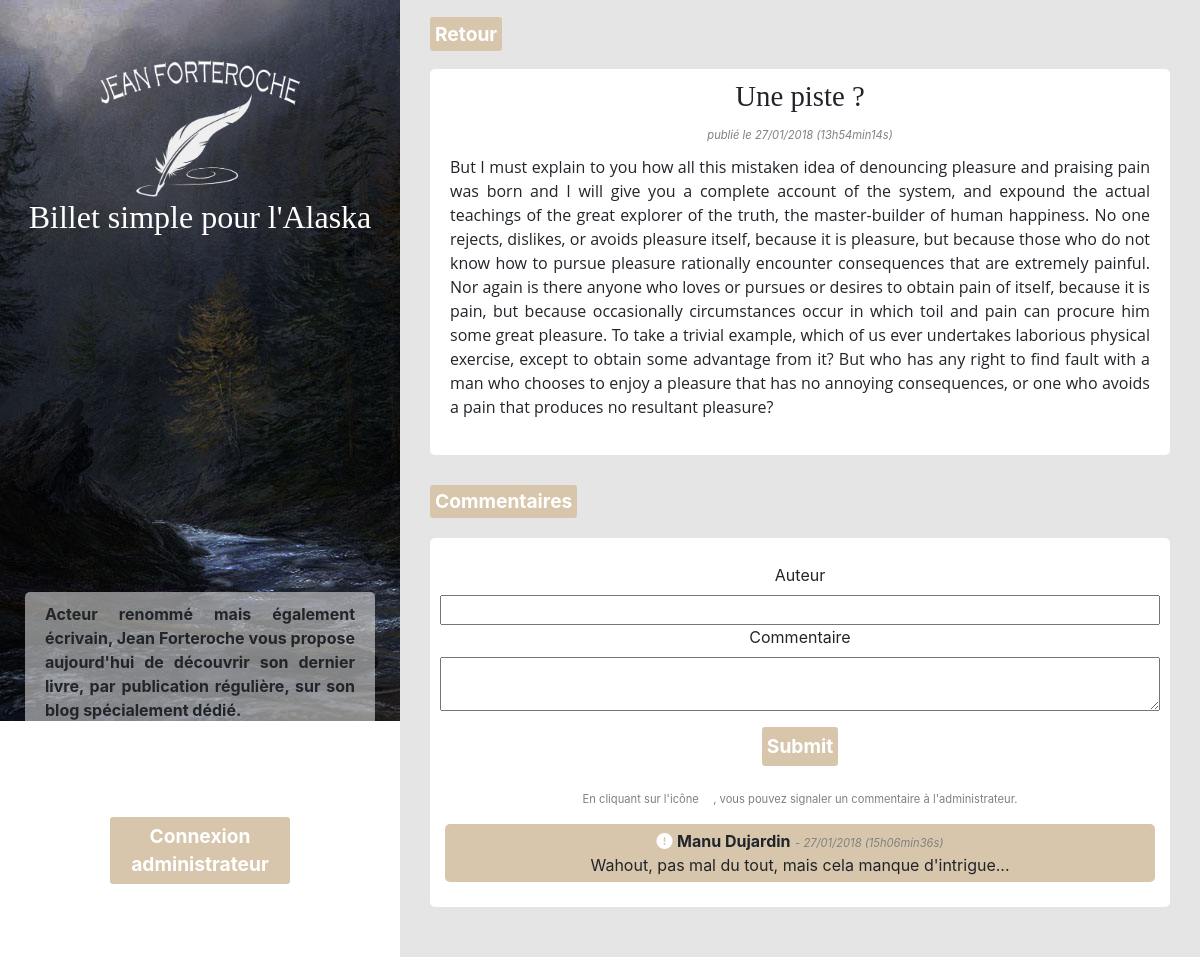
/index.php?action=post&id=13, run on the app's committed database.
### tables this page shows
CREATE TABLE `posts` (
  `id` int(11) NOT NULL,
  `title` varchar(255) NOT NULL,
  `content` text NOT NULL,
  `creation_date` datetime NOT NULL
);

CREATE TABLE `comments` (
  `id` int(11) NOT NULL,
  `id_post` int(11) NOT NULL,
  `author` varchar(255) NOT NULL,
  `comment` text NOT NULL,
  `comment_date` datetime NOT NULL,
  `signalised` tinyint(1) NOT NULL DEFAULT '0'
);

### controler/frontend.php (called while the page is built, shortened)
<?php
require_once('./model/PostManager.php');
require_once('./model/CommentManager.php');
class FrontendControler
{
	public function post($postId, $signalised = false) {
		$postManager = new \Kldr\Blog\Model\PostManager();
		$commentManager = new \Kldr\Blog\Model\CommentManager();
		$post = $postManager->getPost($postId);
		$comments = $commentManager->getComments($postId);
		require('./view/frontend/postView.php');
	}
}

### model/PostManager.php (called while the page is built, shortened)
<?php
class PostManager extends Manager
{
    public function getPost($postId) {
        $db = $this->dbConnect();
        $req = $db->prepare('SELECT id, title, content, DATE_FORMAT(creation_date, \'%d/%m/%Y (%Hh%imin%ss)\') AS creation_date FROM posts WHERE id = ?');
        $req->execute(array($postId));
        $post = $req->fetch();
        return $post;
    }
}

### model/CommentManager.php (called while the page is built, shortened)
<?php
class CommentManager extends Manager
{
    public function getComments($postId)
    {
		$db = $this->dbConnect();
	    $comments = $db->prepare('SELECT id, id_post, author, comment, DATE_FORMAT(comment_date, \'%d/%m/%Y (%Hh%imin%ss)\') AS comment_date FROM comments WHERE id_post = ? ORDER BY comment_date DESC');
	    $comments->execute(array($postId));
    return $comments;
	}
}

### view/frontend/postView.php (the view, shortened to what this page needs)
<a href="index.php" class="buttonStyle">Retour</a>
<?php
if(!empty($post)) {
?>
    <div class="news">
        <h3><?php echo htmlspecialchars($post['title']); ?></h3>
        <i class="smallInfosText">publié le <?php echo htmlspecialchars($post['creation_date']); ?> </i>
        <?php echo nl2br($post['content']); ?>
    </div>
<?php
} else {
    echo "<p>Ce billet n'existe pas !</p>";
}
?>
<h2>Commentaires</h2>
<div id="commentDisplay">
    <form action="index.php?action=addComment&amp;id=<?php echo htmlspecialchars($post['id']); ?>" method="post" id="formComment">
        <label for="author">Auteur</label><br />
        <input type="text" id="author" name="author" />
        <label for="comment">Commentaire</label><br />
        <textarea id="comment" name="comment"></textarea>
        <input type="submit" class="buttonStyle" />
    </form>
    <p class="smallInfosText">En cliquant sur l'icône <i class="fa fa-exclamation-circle" aria-hidden="true"></i>, vous pouvez signaler un commentaire à l'administrateur.</p>
    <?php
    while ($comment = $comments->fetch()) {
        ?>
        <div class="commentStyle">
            <a href="index.php?action=signalComment&amp;id=<?php echo htmlspecialchars($comment['id']); ?>&amp;postId=<?php echo htmlspecialchars($_GET['id']); ?>"><i class="fa fa-exclamation-circle" aria-hidden="true"></i></a>
            <strong><?php echo htmlspecialchars($comment['author']); ?></strong>
            <i class="smallInfosText">- <?php echo htmlspecialchars($comment['comment_date']); ?></i>
            <?php echo nl2br($comment['comment']); ?>
        </div>
    <?php
    }
    ?>
</div>
<?php require('./view/template.php'); ?>

### public/css/style.css (style rules this page uses)
#content h2, .buttonStyle { background-color: #d7c6ac; border-radius: 3px; width: fit-content; padding: 5px; font-size: 1.2em; margin: 10px 30px; color: white; font-weight: bold; border: none; }
#content h3 { font-family: Copperplate Gothic; font-size: 1.8em; }
.smallInfosText { color: grey; font-size: 0.7em; }
.news, #commentDisplay { margin: 20px 30px 30px; background-color: white; border-radius: 5px; padding: 10px; text-align: center; }
.news h3 { font-size: 0.9em; text-align: center; }
.news p { text-align: justify; padding: 10px; }
.commentStyle { background-color: #d7c6ac; border-radius: 5px; padding: 5px 0; margin: 15px 5px; }
.fa-exclamation-circle { color: white; }
.commentStyle p { margin-bottom: 0; }
#formComment { margin: 15px 0; }
#author, #comment { width: 100%; }

### data on the page
posts: title "Une piste ?", content "But I must explain to you how all this mistaken idea of denouncing pleasure and praising pain was born and I will give you a complete account of the system, and expound the actual teachings of the great explorer of the truth, the master-builder of human happiness. No one rejects, dislikes, or avoids pleasure itself, because it is pleasure, but because those who do not know how to pursue pleasure rationally encounter consequences that are extremely painful. Nor again is there anyone who loves or pursues or desires to obtain pain of itself, because it is pain, but because occasionally circumstances occur in which toil and pain can procure him some great pleasure. To take a trivial example,…"
comments: author "Manu Dujardin", comment_date "27/01/2018 (15h06min36s)", comment "Wahout, pas mal du tout, mais cela manque d'intrigue..."

### other printed values
$post['creation_date'] "27/01/2018 (13h54min14s)"
